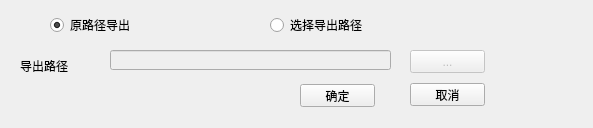
<?xml version="1.0" encoding="UTF-8"?>
<ui version="4.0">
 <class>DlgOutputFile</class>
 <widget class="QDialog" name="DlgOutputFile">
  <property name="geometry">
   <rect>
    <x>0</x>
    <y>0</y>
    <width>593</width>
    <height>128</height>
   </rect>
  </property>
  <property name="windowTitle">
   <string>导出文件</string>
  </property>
  <widget class="QRadioButton" name="rbOldPath">
   <property name="geometry">
    <rect>
     <x>50</x>
     <y>17</y>
     <width>89</width>
     <height>16</height>
    </rect>
   </property>
   <property name="text">
    <string>原路径导出</string>
   </property>
   <property name="checked">
    <bool>true</bool>
   </property>
  </widget>
  <widget class="QRadioButton" name="rbSelectDir">
   <property name="geometry">
    <rect>
     <x>270</x>
     <y>17</y>
     <width>121</width>
     <height>16</height>
    </rect>
   </property>
   <property name="text">
    <string>选择导出路径</string>
   </property>
  </widget>
  <widget class="QLabel" name="label">
   <property name="geometry">
    <rect>
     <x>20</x>
     <y>60</y>
     <width>54</width>
     <height>12</height>
    </rect>
   </property>
   <property name="text">
    <string>导出路径</string>
   </property>
  </widget>
  <widget class="QLineEdit" name="leOutputFileDir">
   <property name="enabled">
    <bool>false</bool>
   </property>
   <property name="geometry">
    <rect>
     <x>110</x>
     <y>50</y>
     <width>281</width>
     <height>20</height>
    </rect>
   </property>
  </widget>
  <widget class="QPushButton" name="btnSelectDir">
   <property name="enabled">
    <bool>false</bool>
   </property>
   <property name="geometry">
    <rect>
     <x>410</x>
     <y>50</y>
     <width>75</width>
     <height>23</height>
    </rect>
   </property>
   <property name="text">
    <string>...</string>
   </property>
  </widget>
  <widget class="QPushButton" name="btnOk">
   <property name="geometry">
    <rect>
     <x>300</x>
     <y>84</y>
     <width>75</width>
     <height>23</height>
    </rect>
   </property>
   <property name="text">
    <string>确定</string>
   </property>
  </widget>
  <widget class="QPushButton" name="btnCancel">
   <property name="geometry">
    <rect>
     <x>410</x>
     <y>83</y>
     <width>75</width>
     <height>23</height>
    </rect>
   </property>
   <property name="text">
    <string>取消</string>
   </property>
  </widget>
 </widget>
 <resources/>
 <connections/>
</ui>
